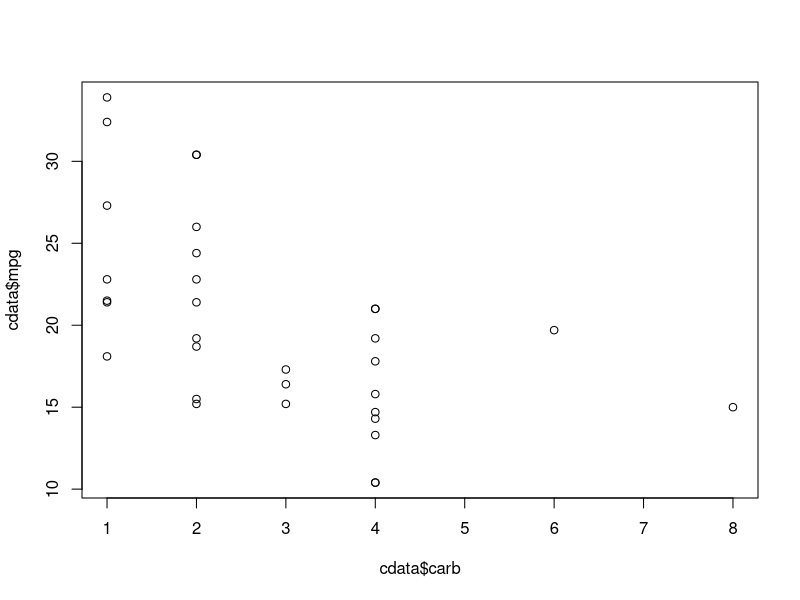
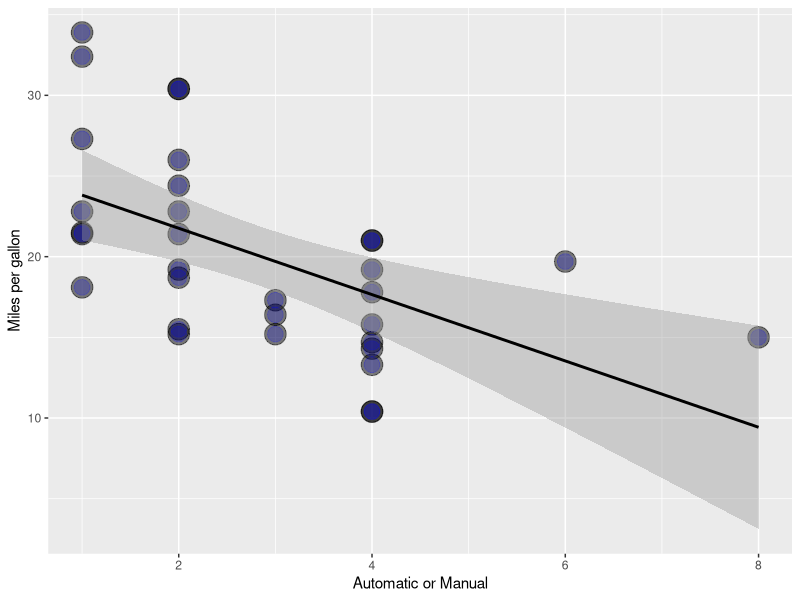

The R script that drew these images, in order:
#########################################
# Car Data Exploration
#----------------------------------------------------------
# 
# A data frame with 32 observations on 11 variables.
# 
# [, 1]	mpg	    Miles/(US) gallon
# [, 2]	cyl	    Number of cylinders
# [, 3]	disp	Displacement (cu.in.)
# [, 4]	hp	    Gross horsepower
# [, 5]	drat	Rear axle ratio
# [, 6]	wt	    Weight (lb/1000)
# [, 7]	qsec	1/4 mile time
# [, 8]	vs	    V/S
# [, 9]	am	    Transmission (0 = automatic, 1 = manual)
# [,10]	gear	Number of forward gears
# [,11]	carb	Number of carburetors
#----------------------------------------------------------

library(ggplot2)
library(dplyr)

data("mtcars")
# calculate standard error
se <- function(x) sqrt(var(x)/length(x))

cdata <- mtcars
plot(cdata$mpg ~ cdata$carb)

g1 = ggplot(cdata, aes(x = carb, y = mpg)) + 
    ylab("Miles per gallon") + 
    xlab("Automatic or Manual") + 
    geom_point(size = 7, colour = "black", alpha=0.5) + 
    geom_point(size = 5, colour = "blue", alpha=0.2) + 
    geom_smooth(method = "lm", colour = "black") 
print(g1)

# g2 = ggplot(cdata, aes(x = mpg)) +
#     xlab("Miles per gallon") +
#     geom_point(stat="bin") + 
#     facet_wrap(mpg ~ .)
# print(g2)